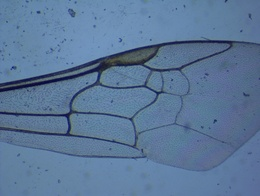
%> input picture matlab/img/068 Lasioglossum nymphaerum f right 4x.jpg, 260 x 196 px, shrunk from 2039 x 1536 before the run
$ octave --eval "result = ExtractCells(imread('../../img/068 Lasioglossum nymphaerum f right 4x.jpg'));"   (GNU Octave 9; MATLAB toolbox functions it lacks are replaced by stand-ins)
%> lines starting %> are read from the running program, lines starting %| are printed output that depends on the picture; in (x1, y1, x2, y2) boxes, pixels count from 0 and x2, y2 are one past the last pixel; in counts of white or black regions, pixels touching at a corner belong together; the program's own positions count from 1
function limg=ExtractCells(img)

fun=@(block_struct) im2bw(block_struct.data,graythresh(block_struct.data));
box=[128 128]/4;
I=rgb2gray(img);

bw1 = blockproc(I,box,fun);
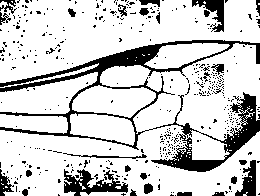
%> bw1: size 196x260 logical; 80.8% white; 429 black regions (401 under 20 px), largest, box (x1, y1, x2, y2) and area: (0, 40, 260, 172) 5578, (64, 169, 128, 196) 817, (192, 0, 224, 32) 430
bw2 = blockproc([I(1:floor(box(1)/2),1:end); I],box,fun);
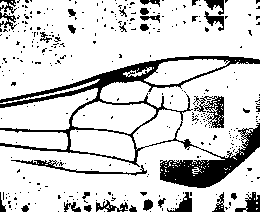
%> bw2: size 212x260 logical; 82.2% white; 334 black regions (302 under 20 px), largest, box (x1, y1, x2, y2) and area: (0, 56, 260, 188) 5794, (193, 96, 224, 128) 434, (11, 160, 147, 176) 371
bw2=bw2((floor(box(1)/2)+1):end,1:end);
%> bw2: size 196x260 logical; 82.1% white; 287 black regions (262 under 20 px), largest, box (x1, y1, x2, y2) and area: (0, 40, 260, 172) 5794, (193, 80, 224, 112) 434, (11, 144, 147, 160) 371
bw3 = blockproc([I(1:end,1:floor(box(2)/2)) I],box,fun);
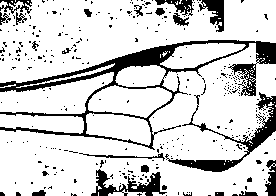
%> bw3: size 196x276 logical; 82.2% white; 335 black regions (312 under 20 px), largest, box (x1, y1, x2, y2) and area: (0, 40, 276, 150) 4393, (165, 92, 276, 172) 1511, (91, 169, 167, 196) 767
bw3=bw3(1:end,(floor(box(2)/2+1)):end);
%> bw3: size 196x260 logical; 82% white; 314 black regions (292 under 20 px), largest, box (x1, y1, x2, y2) and area: (0, 40, 260, 150) 4184, (149, 92, 260, 172) 1511, (75, 169, 151, 196) 767
bw4 = blockproc([I(1:floor(box(1)/2),1:floor(box(2)/2)) I(1:floor(box(1)/2),1:end); ...
    I(1:end,1:floor(box(2)/2)) I],box,fun);
%> bw4: size 212x276 logical; 82.2% white; 343 black regions (316 under 20 px), largest, box (x1, y1, x2, y2) and area: (0, 55, 276, 188) 6958, (233, 96, 256, 129) 428, (193, 192, 224, 212) 416
bw4=bw4((floor(box(1)/2)+1):end,(floor(box(2)/2+1)):end);
%> bw4: size 196x260 logical; 81.3% white; 269 black regions (253 under 20 px), largest, box (x1, y1, x2, y2) and area: (0, 39, 260, 172) 6759, (217, 80, 240, 113) 428, (177, 176, 208, 196) 416

bw6=bw1+bw2+bw3+bw4;
bw6(bw6<3)=0;
%> bw6: size 196x260 double; min 0, max 4, mean 3.09
bw5=~logical(bw6);
%> bw5: size 196x260 logical; 20.5% white; 385 white regions (353 under 20 px)

L=bwlabel(bw5);
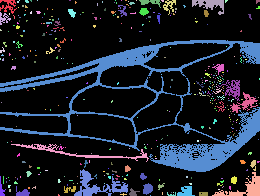
%> L: size 196x260 double; 386 distinct labels, from 0 to 385; one colour per label, 0 black
stats=regionprops(L,'BoundingBox');
%> stats = 385 regions; largest, box (x1, y1, x2, y2): (0, 40, 260, 172), (11, 144, 149, 162), (74, 169, 128, 196), (212, 172, 260, 196), (230, 92, 258, 113)
a=cell2mat({stats.BoundingBox});
%> a = 1540 values, max 260 at index 23, min 0.5 at index 1, mean 57.29
[~,ind]=max(a(3:4:end).*a(4:4:end));
%> ind = 6
L(L~=ind)=0;% get region with largest footprint
%> L: size 196x260 double; values 0 (black) and 6 (white), 12.1% white; 1 white region, box (x1, y1, x2, y2) and area: (0, 40, 260, 172) 6187

bwveins=~logical(L);

% fill small holes
L=bwlabel(bwveins,4);
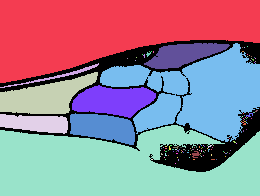
%> L: size 196x260 double; 141 distinct labels, from 0 to 140; one colour per label, 0 black

x=tabulate(reshape(L,1,numel(L)));
%> x = 141 rows, first 12: [1 14372 28.2; 0 6187 12.14; 2 228 0.447; 3 2249 4.41; 4 1011 1.98; 5 13802 27.08; 6 1477 2.9; 7 1872 3.67; 8 8220 16.13; 9 1 0.00196; 10 1 0.00196; 11 1 0.00196]
sh=ismember(L,x(x(:,2)<2000/4,1));
%> sh: size 196x260 logical; 0.96% white in thin lines or dots, all inside (x1, y1, x2, y2) = (0, 46, 258, 164)
bwveins2=~bwveins+sh;
%> bwveins2: size 196x260 double; values 0 (black) and 1 (white), 13.1% white; 1 white region, box (x1, y1, x2, y2) and area: (0, 40, 260, 172) 6678

bwveins3=imerode(imdilate(bwveins2,ones(7)),ones(5));
%> bwveins3: size 196x260 double; values 0 (black) and 1 (white), 19.2% white; 1 white region, box (x1, y1, x2, y2) and area: (0, 39, 260, 173) 9799

limg=bwlabel(~bwveins3);
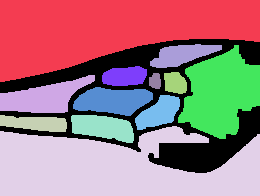
%> limg: size 196x260 double; 13 distinct labels, from 0 to 12; one colour per label, 0 black
bor=imfill(bwveins3,'holes');
%> bor: size 196x260 double; values 0 (black) and 1 (white), 31.3% white; 1 white region, box (x1, y1, x2, y2) and area: (0, 39, 260, 173) 15973
limg=bor.*limg;% removes the labeled components bordering image boundaries
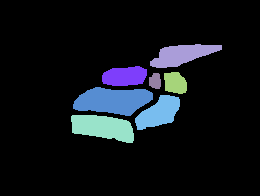
%> limg: size 196x260 double; 8 distinct labels, from 0 to 11; one colour per label, 0 black

end

$ run again, on matlab/img/1173 Lasioglossum acuminatum f left 3.2x.jpg
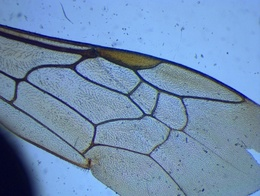
%> input picture matlab/img/1173 Lasioglossum acuminatum f left 3.2x.jpg, 260 x 196 px, shrunk from 2039 x 1536 before the run
%> bw1: size 196x260 logical; 77.8% white; 318 black regions (301 under 20 px), largest, box (x1, y1, x2, y2) and area: (0, 24, 260, 196) 6168, (0, 119, 131, 196) 3090, (126, 0, 160, 21) 377
%> bw5: size 196x260 logical; 25.1% white; 351 white regions (337 under 20 px)
%> stats = 351 regions; largest, box (x1, y1, x2, y2): (0, 24, 260, 196), (0, 119, 144, 196), (211, 0, 260, 29), (144, 0, 176, 25), (126, 0, 143, 21)
%> a = 1404 values, max 260 at index 7, min 0.5 at index 1, mean 70.85
%> ind = 2
%> bwveins: size 196x260 logical; 86.4% white; 1 black region, box (x1, y1, x2, y2) and area: (0, 24, 260, 196) 6912
%> in ExtractCells, `L=bwlabel(bwveins,4);`:
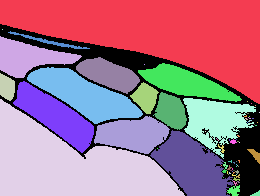
%> L: size 196x260 double; 84 distinct labels, from 0 to 83; one colour per label, 0 black
%> x = 84 rows, first 12: [1 14395 28.25; 0 6912 13.56; 2 1730 3.39; 3 319 0.626; 4 9593 18.82; 5 1 0.00196; 6 220 0.432; 7 2430 4.77; 8 3094 6.07; 9 1328 2.61; 10 1909 3.75; 11 525 1.03]
%> sh: size 196x260 logical; 1.9% white; 37 white regions (30 under 20 px), largest, box (x1, y1, x2, y2) and area: (0, 73, 15, 101) 319, (8, 31, 90, 49) 220, (222, 162, 240, 196) 199
%> bwveins2: size 196x260 double; values 0 (black) and 1 (white), 15.5% white; 1 white region, box (x1, y1, x2, y2) and area: (0, 24, 260, 196) 7885
%> bwveins3: size 196x260 double; values 0 (black) and 1 (white), 22.6% white; 1 white region, box (x1, y1, x2, y2) and area: (0, 23, 260, 196) 11501
%> bor: size 196x260 double; values 0 (black) and 1 (white), 46% white; 1 white region, box (x1, y1, x2, y2) and area: (0, 23, 260, 196) 23442
%> in ExtractCells, `limg=bor.*limg;`:
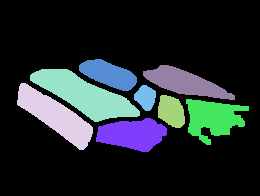
%> limg: size 196x260 double; 9 distinct labels, from 0 to 12; one colour per label, 0 black
